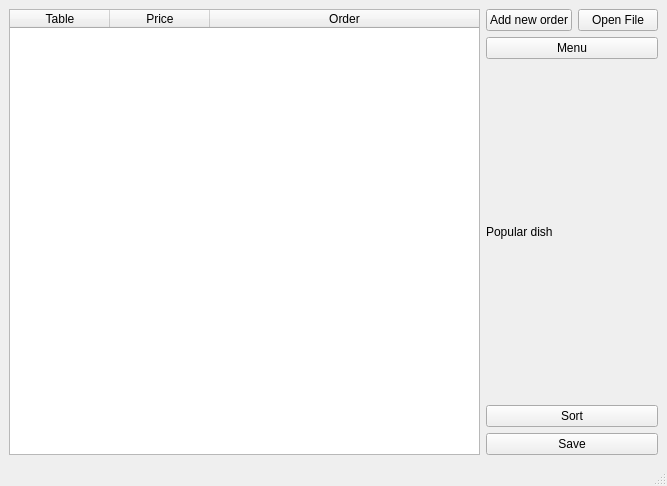
<?xml version="1.0" encoding="UTF-8"?>
<ui version="4.0">
 <class>MainWindow</class>
 <widget class="QMainWindow" name="MainWindow">
  <property name="geometry">
   <rect>
    <x>0</x>
    <y>0</y>
    <width>667</width>
    <height>486</height>
   </rect>
  </property>
  <property name="windowTitle">
   <string>MainWindow</string>
  </property>
  <widget class="QWidget" name="centralwidget">
   <layout class="QGridLayout" name="gridLayout_2">
    <item row="0" column="0">
     <layout class="QGridLayout" name="gridLayout">
      <item row="0" column="0">
       <widget class="QTableWidget" name="tableWidget">
        <attribute name="horizontalHeaderStretchLastSection">
         <bool>true</bool>
        </attribute>
        <attribute name="verticalHeaderHighlightSections">
         <bool>true</bool>
        </attribute>
        <attribute name="verticalHeaderStretchLastSection">
         <bool>false</bool>
        </attribute>
        <column>
         <property name="text">
          <string>Table</string>
         </property>
        </column>
        <column>
         <property name="text">
          <string>Price</string>
         </property>
        </column>
        <column>
         <property name="text">
          <string>Order</string>
         </property>
        </column>
       </widget>
      </item>
      <item row="0" column="1">
       <layout class="QGridLayout" name="gridLayout_4">
        <item row="1" column="0" colspan="2">
         <widget class="QPushButton" name="menuButton">
          <property name="text">
           <string>Menu</string>
          </property>
         </widget>
        </item>
        <item row="0" column="1">
         <widget class="QPushButton" name="openFileButton">
          <property name="text">
           <string>Open File</string>
          </property>
         </widget>
        </item>
        <item row="2" column="0">
         <widget class="QLabel" name="label">
          <property name="text">
           <string>Popular dish</string>
          </property>
         </widget>
        </item>
        <item row="2" column="1">
         <widget class="QLabel" name="popularDish">
          <property name="text">
           <string/>
          </property>
         </widget>
        </item>
        <item row="0" column="0">
         <widget class="QPushButton" name="newOrderButton">
          <property name="text">
           <string>Add new order</string>
          </property>
         </widget>
        </item>
        <item row="4" column="0" colspan="2">
         <widget class="QPushButton" name="saveButton">
          <property name="text">
           <string>Save</string>
          </property>
         </widget>
        </item>
        <item row="3" column="0" colspan="2">
         <widget class="QPushButton" name="sortButton">
          <property name="text">
           <string>Sort</string>
          </property>
         </widget>
        </item>
       </layout>
      </item>
     </layout>
    </item>
   </layout>
  </widget>
  <widget class="QMenuBar" name="menubar">
   <property name="geometry">
    <rect>
     <x>0</x>
     <y>0</y>
     <width>667</width>
     <height>17</height>
    </rect>
   </property>
  </widget>
  <widget class="QStatusBar" name="statusbar"/>
 </widget>
 <resources/>
 <connections/>
</ui>
